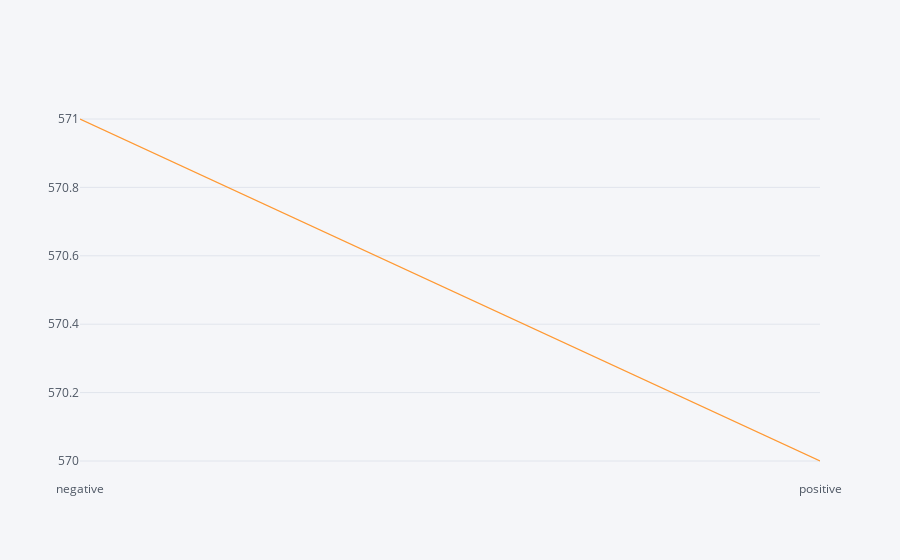

Notebook source saved alongside this figure:
### Markdown cell above
# ***Data Visualization***

### Code cell
dataset['Sentiment'].value_counts().iplot()

### Figure 1 — Plotly figure (JSON) as saved in the notebook; plotly's stock layout.template omitted (floating-point values rounded to 4 significant figures)
{"data": [{"line": {"color": "rgba(255, 153, 51, 1.0)", "dash": "solid", "shape": "linear", "width": 1.3}, "mode": "lines", "name": "Sentiment", "text": "", "type": "scatter", "x": ["negative", "positive"], "y": [571, 570]}], "layout": {"legend": {"bgcolor": "#F5F6F9", "font": {"color": "#4D5663"}}, "paper_bgcolor": "#F5F6F9", "plot_bgcolor": "#F5F6F9", "title": {"font": {"color": "#4D5663"}}, "xaxis": {"gridcolor": "#E1E5ED", "showgrid": true, "tickfont": {"color": "#4D5663"}, "title": {"font": {"color": "#4D5663"}, "text": ""}, "zerolinecolor": "#E1E5ED"}, "yaxis": {"gridcolor": "#E1E5ED", "showgrid": true, "tickfont": {"color": "#4D5663"}, "title": {"font": {"color": "#4D5663"}, "text": ""}, "zerolinecolor": "#E1E5ED"}}}
